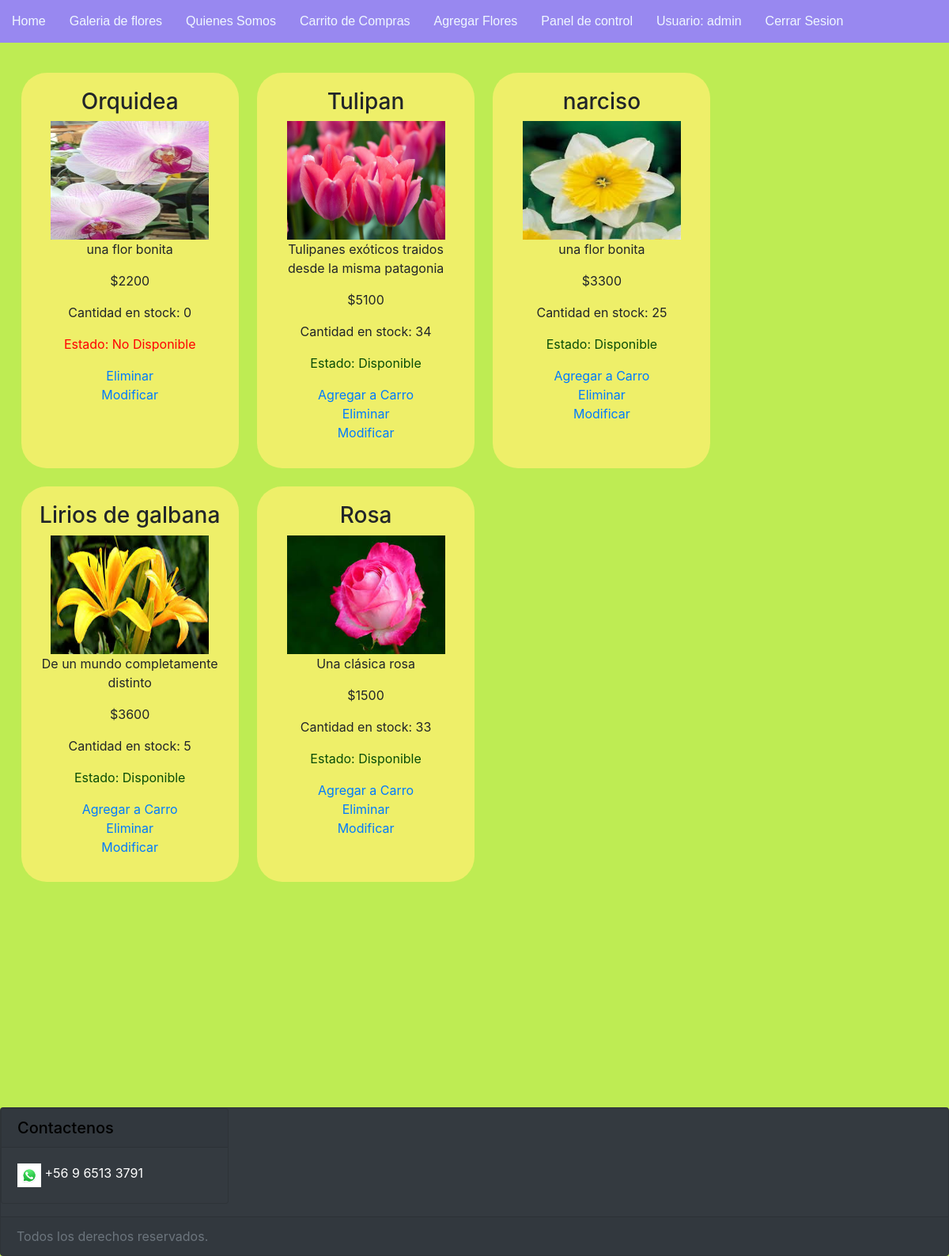
/galeria (signed in), run on the app's committed database.
### floreria/models.py (models this page shows, shortened)
class Flores(models.Model):
    name=models.CharField(max_length=100, primary_key=True)
    foto=models.ImageField(upload_to="flor",null=False)
    descripcion=models.TextField(max_length=300, null=False)
    valor=models.IntegerField(null=False)
    stock=models.IntegerField(null=False)

### floreria/views.py (the view)
# urls.py: path('galeria',galeria,name='GALE'),
def galeria(request):
    flowers = Flores.objects.all()  # select * from pelicula
    return render(request, 'core/galeria.html', {'listaflores': flowers})

### floreria/templates/core/galeria.html (shortened to what this page needs)
<!DOCTYPE html>
<html lang="en">
{% load pwa %}
{% load static %}
<head>
    <link rel="stylesheet" href="https://stackpath.bootstrapcdn.com/bootstrap/4.3.1/css/bootstrap.min.css"
>
    <link href="{% static 'core/css/estilos_floreria.css' %}" type="text/css" rel="stylesheet">
</head>
<body>
    <header>
        <nav>
            <ol>
                <li>
                    <a href="{% url 'HOME' %}"> Home</a>
                </li>
                <li>
                    <a href="{% url 'GALE' %}"> Galeria de flores</a>
                </li>
                <li>
                    <a href="{% url 'QUIEN' %}"> Quienes Somos</a>
                </li>
                {% if user.is_authenticated %}
                <li>
                    <a href="{% url 'SHOP' %}"> Carrito de Compras</a>
                </li>
                {% if user.is_superuser %}
                <li>
                    <a href="{% url 'AGREGAR' %}">Agregar Flores</a>
                </li>
                <li>
                    <a href="{% url 'ADMIN' %}">Panel de control</a>
                </li>
                {% endif %}
                <li>
                    <a href="#">Usuario: {{user.username}}</a>
                </li>
                <li>
                    <a href="{% url 'LOGOUT' %}"> Cerrar Sesion</a>
                </li>
                {% endif %}
            </ol>
        </nav>
    </header>
    <section>
        <div class="container">
            {% for f in listaflores %}
            <div class="flores">
                <h3>{{f.name}}</h3>
                <img class="galeriaimg" src="{{f.foto.url}}">
                <p>{{f.descripcion}}</p>
                <p>${{f.valor}}</p>
                <p>Cantidad en stock: {{f.stock}}</p>
                {%if f.stock >= 1 %}
                <p style="color:rgb(9, 77, 6)">Estado: Disponible</p>
                {% if user.is_authenticated %}
                <div>
                    <a href="{% url 'ANADIR_CARRO' f.name %}">Agregar a Carro</a>
                </div>
                {% endif %}
                {% else %}
                <p style="color: red">Estado: No Disponible</p>
                {% endif %}
                {% if user.is_superuser %}
                <div>
                    <a href="{% url 'ELIMINAR' f.name %}">Eliminar</a>
                </div>
                <div>
                    <a href="{% url 'MODIFICA' f.name %}">Modificar</a>
                </div>
                {% endif %}
            </div>
            {% endfor %}
        </div>
    </section>
    <footer>
        <div class="card text-white bg-dark">
            <div class="footer">
                <div class="card bg-light mb-3 text-white bg-dark " style="max-width: 18rem ;">
                    <h5 class="card-header">Contactenos</h5>
                    <div class="card-body">
                        <p class="card-text"><img src="{% static 'img/wsp.jpg' %} " width="30" height="30"
                                class="d-inline-block align-top" alt=""> +56 9 6513 3791</p>
                    </div>
                </div>
            </div>
            <div class="card-footer text-muted">Todos los derechos reservados.</div>
        </div>
    </footer>
</body>
</html>

### floreria/static/core/css/estilos_floreria.css (style rules this page uses)
* { margin: 0; padding: 0; }
.container { height: 600px; width: 1300px; max-width: 100%; }
ol, ul { list-style: none; }
header { width: 100%; position: fixed; z-index: 100; }
body { background-color: rgb(190, 236, 83); }
nav { background-color: rgb(152, 136, 240); width: 100%; overflow: auto; }
nav a { color: aliceblue; }
nav li { float: left; list-style: none; display: block; background-color: rgb(152, 136, 240); font-family: Arial, Helvetica, sans-serif; padding: 15px; }
section { padding-top: 80px; }
.galeriaimg { width: 200px; height: 150px; }
.flores { padding: 20px; margin-left: 1%; background-color: rgba(240, 240, 106, 0.966); float: left; border-radius: 2em; text-align: center; margin: 1%; width: 275px; height: 500px; }
h5 { color: black; }
footer { padding-top: 10%; bottom: 100%; top: auto; }

### data on the page
Flores: name "Orquidea", foto (picture), descripcion "una flor bonita", valor "2200", stock "0", shows "Estado: No Disponible"
Flores: name "Tulipan", foto (picture), descripcion "Tulipanes exóticos traidos desde la misma patagonia", valor "5100", stock "34", shows "Estado: Disponible", shows "Agregar a Carro"
Flores: name "narciso", foto (picture), descripcion "una flor bonita", valor "3300", stock "25", shows "Estado: Disponible", shows "Agregar a Carro"
Flores: name "Lirios de galbana", foto (picture), descripcion "De un mundo completamente distinto", valor "3600", stock "5", shows "Estado: Disponible", shows "Agregar a Carro"
Flores: name "Rosa", foto (picture), descripcion "Una clásica rosa", valor "1500", stock "33", shows "Estado: Disponible", shows "Agregar a Carro"

### other printed values
{{ user.username }} "admin"
